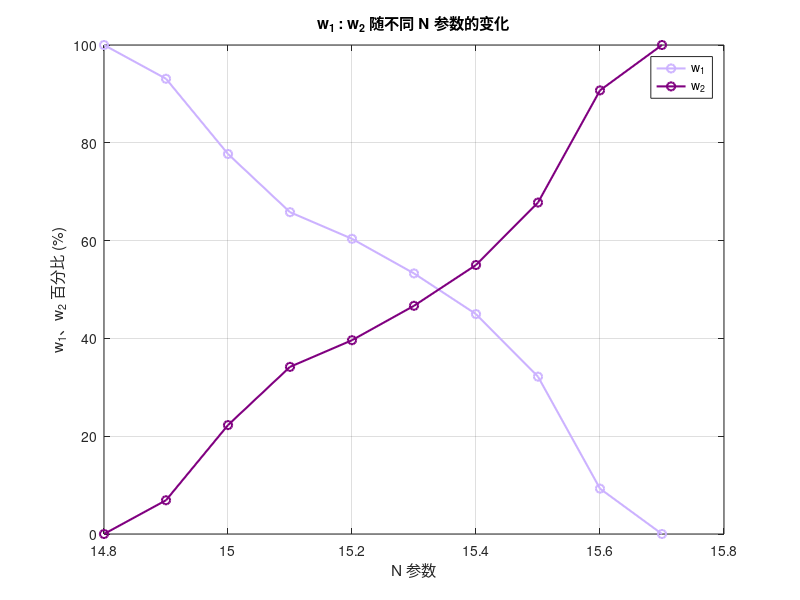

Here is the MATLAB script that generated this plot:
 
N = [14.8, 14.9, 15, 15.1, 15.2, 15.3, 15.4, 15.5, 15.6, 15.7];  
 
w1 = [100, 93.10, 77.71, 65.81, 60.37, 53.29, 44.97, 32.18, 9.28, 0];   
w2 = [0,    6.90, 22.27, 34.18, 39.63, 46.67, 55.01, 67.78, 90.72, 100];

 
figure;                

 
plot(N, w1, '-o', ...             
    'Color', [0.8 0.7 1], ...     
    'LineWidth', 1.5, ...         
    'MarkerSize', 6, ...         
    'DisplayName','w_1');         
hold on;                         

 
plot(N, w2, '-o', ...
    'Color', [0.5 0 0.5], ...     
    'LineWidth', 1.5, ...
    'MarkerSize', 6, ...
    'DisplayName','w_2');

 
legend('Location','best');        % 让MATLAB自动选择最佳位置放置图例

 
xlabel('N 参数');                 % X轴标签
ylabel('w_1、w_2 百分比 (%)');   % Y轴标签

 
title('w_1 : w_2 随不同 N 参数的变化');  % 给图加一个标题

 
grid on;                          % 打开网格显示，便于读取数据
